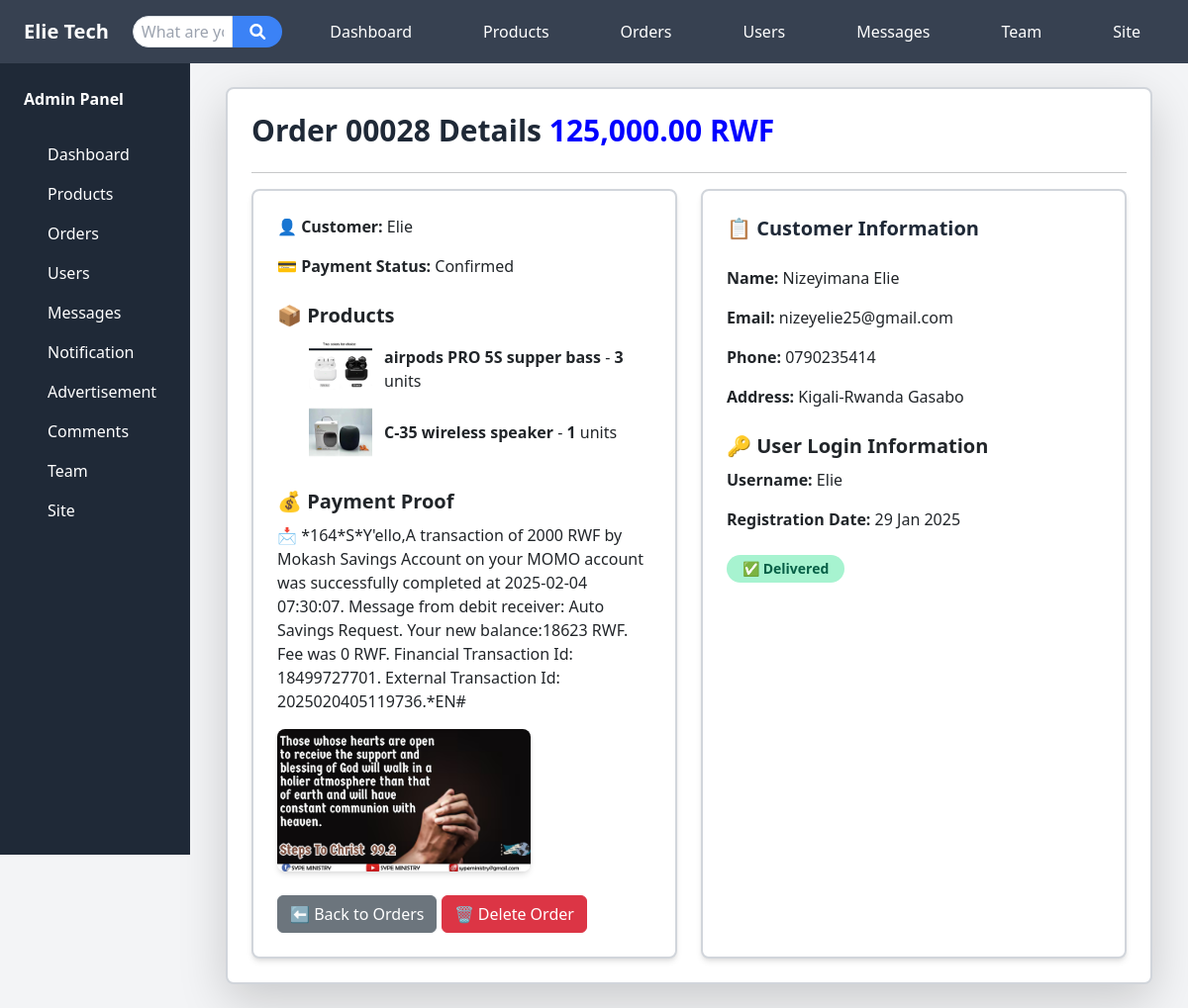
Screenshot of /admin_order/28/ with the database file from the repository.
### store/models.py (models this page shows, shortened)
class Order(models.Model):
    customer = models.ForeignKey('Customer', on_delete=models.CASCADE)
    total_price = models.DecimalField(max_digits=10, decimal_places=2)
    ordered_at = models.DateTimeField(auto_now_add=True)
    delivery_status = models.CharField(max_length=100, choices=[('Pending', 'Pending'), ('Shipped', 'Shipped'), ('Delivered', 'Delivered')], default='Pending')
    payment_message = models.TextField(blank=True, null=True)
    payment_image = models.ImageField(upload_to='payment_images/', blank=True, null=True)
    payment_status = models.CharField(
        choices=[('Pending', 'Pending'), ('Confirmed', 'Confirmed')],
        default='Pending', max_length=10
    )

class Customer(models.Model):
    user = models.OneToOneField(User, on_delete=models.CASCADE)
    phone_number = models.CharField(max_length=15)
    address = models.TextField()
    profile_picture = models.ImageField(upload_to='profile_pictures/', default='profile_pictures/profile.png', blank=True)

class OrderItem(models.Model):
    order = models.ForeignKey(Order, related_name='order_items', on_delete=models.CASCADE)
    product = models.ForeignKey('Product', on_delete=models.CASCADE)
    quantity = models.PositiveIntegerField()
    subtotal = models.DecimalField(max_digits=10, decimal_places=2)

class Product(models.Model):
    CATEGORY_CHOICES = [
        ('accessories', 'Accessories & Gadgets'),
        ("smartphones", "Smartphones & Accessories"),
        ("laptops", "Laptops & Computers"),
        ("tv_entertainment", "TVs & Home Entertainment"),
        ("audio", "Audio & Headphones"),
        ("gaming", "Gaming & Accessories"),
        ("cameras", "Cameras & Photography"),
        ("wearables", "Wearables & Smartwatches"),
        ("home_appliances", "Home Appliances"),
        ("networking", "Networking & Internet"),
        ("power", "Power & Batteries"),
        ("drones", "Drones & RC Gadgets"),
        ("diy", "DIY Electronics & Components"),
        ("office", "Office & Stationery Tech"),
        ("car_electronics", "Car Electronics"),
        ("security", "Security & Surveillance"),
        ("software", "Software & Apps"),
        ("other", "Other Electronics"),
    ]
    name = models.CharField(max_length=100)
    description = models.TextField()
    price = models.DecimalField(max_digits=10, decimal_places=0, default=0.0)
    expected_price = models.DecimalField(max_digits=10, decimal_places=2, default=0.0)
    stock = models.PositiveIntegerField(default=0)
    created_at = models.DateTimeField(auto_now_add=True)
    likes = models.ManyToManyField(User, related_name="liked_products", blank=True)
    comments = models.ManyToManyField(User, through="Comment", related_name="commented_products", blank=True)
    category = models.CharField(max_length=50, choices=CATEGORY_CHOICES, default="accessories")  # Category Field

class ProductImage(models.Model):
    product = models.ForeignKey(Product, related_name="product_images", on_delete=models.CASCADE)
    image = models.ImageField(upload_to='products/')
    main_image = models.BooleanField(default=False)

### store/views.py (the view)
# urls.py: path('admin_order/<int:order_id>/', views.admin_order_detail, name='admin_order_detail'),
def admin_order_detail(request, order_id):
    order = get_object_or_404(Order, id=order_id)
    return render(request, 'admin/order_detail.html', {'order': order})

### store/context_processors.py (called while the page is built)
def unread_message_count(request):
    unread_count = 0
    if request.user.is_authenticated:
        unread_count = Message.objects.filter(
            recipient=request.user,  # <-- Fix here
            is_read=False
        ).count()
    return {'unread_message_count': unread_count}

### templates/admin/order_detail.html (shortened to what this page needs)
{% extends 'admin/base.html' %}
{% load humanize %}
{% block content %}
<div class="bg-white rounded-lg shadow-lg p-6 border-2 border-gray-300">
    <h2 class="text-3xl font-bold mb-6 text-gray-800">Order 000{{ order.id }} Details   <strong style=" color:blue" >{{ order.total_price|intcomma  }} RWF</strong></h2>
    <hr>
    <div class="grid grid-cols-1 lg:grid-cols-2 gap-6">
        <div class="bg-white border-2 border-gray-300 p-6 rounded-lg shadow-md">
            <p><strong>👤 Customer:</strong> {{ order.customer.user.username }}</p>
            <p><strong>💳 Payment Status:</strong> {{ order.payment_status }}</p>
            <h3 class="text-xl font-bold mt-4">📦 Products</h3>
            <ul>
                {% for item in order.order_items.all %}
                    <li class="flex items-center space-x-3">
                        {% if item.product.product_images.all %}
                            <img src="{{ item.product.product_images.first.image.url }}"
                                 alt="{{ item.product.name }}"
                                 class="w-16 h-16 object-cover rounded-md">
                        {% else %}
                            <span class="w-16 h-16 bg-gray-300 rounded-md flex items-center justify-center text-sm text-gray-500">
                                No Image
                            </span>
                        {% endif %}
                        <div>
                            <strong>{{ item.product.name }}</strong> -
                            <span class="font-semibold">{{ item.quantity }}</span> units
                        </div>
                    </li>
                {% endfor %}
            </ul>
            <h3 class="text-xl font-bold mt-4">💰 Payment Proof</h3>
            {% if order.payment_message %}
                <p>📩 {{ order.payment_message }}</p>
            {% else %}
                <p class="text-gray-600 italic">⚠️ No payment message provided.</p>
            {% endif %}
            {% if order.payment_image %}
                <img src="{{ order.payment_image.url }}" alt="Payment Image" class="w-64 rounded-lg shadow-md mt-3">
            {% else %}
                <p class="text-gray-600 italic">⚠️ No payment image provided.</p>
            {% endif %}
            <div class="mt-6">
                <a href="{% url 'admin_orders' %}" class="btn btn-secondary">⬅️ Back to Orders</a>
                <form action="{% url 'delete_order' order.id %}" method="post" style="display:inline;">
                    <button type="submit" class="btn btn-danger" onclick="return confirm('Are you sure?')">🗑️ Delete Order</button>
                </form>
            </div>
        </div>
        <div class="bg-white border-2 border-gray-300 p-6 rounded-lg shadow-md">
            <h3 class="text-xl font-bold mb-4 text-gray-800">📋 Customer Information</h3>
            <p><strong>Name:</strong> {{ order.customer.user.first_name }} {{ order.customer.user.last_name }}</p>
            <p><strong>Email:</strong> {{ order.customer.user.email }}</p>
            <p><strong>Phone:</strong> {{ order.customer.phone_number }}</p>
            <p><strong>Address:</strong> {{ order.customer.address }}</p>
            <h3 class="text-xl font-bold mt-4">🔑 User Login Information</h3>
            <p><strong>Username:</strong> {{ order.customer.user.username }}</p>
            <p><strong>Registration Date:</strong> {{ order.customer.user.date_joined|date:"d M Y" }}</p>
            {% if order.payment_status == 'Confirmed' %}
                {% if order.delivery_status != 'Delivered' %}
                    <div class="mt-4">
                        <form method="post" action="{% url 'confirm_delivery' order.id %}">
                            {% csrf_token %}
                            <button type="submit"
                                    class="bg-yellow-600 text-white px-4 py-2 rounded-lg shadow hover:bg-yellow-700 transition duration-300 w-full md:w-full">
                                🚚 Confirm Delivery
                            </button>
                        </form>
                    </div>
                {% else %}
                    <div class="mt-4">
                        <span class="px-3 py-1 inline-flex text-sm font-semibold rounded-full bg-green-200 text-green-800">
                            ✅ Delivered
                        </span>
                    </div>
                {% endif %}
            {% endif %}
        </div>
    </div>
</div>
{% endblock %}

### rows the page displays
Order: id "28", total_price "125,000.00", customer.user.username "Elie", payment_status "Confirmed", payment_message "*164*S*Y'ello,A transaction of 2000 RWF by Mokash Savings Account on your MOMO account was successfully completed at 2025-02-04 07:30:07. Message from debit receiver: Auto Savings Request. Your new balance:18623 RWF. Fee was 0 RWF. Financial Transaction Id: 18499727701. External Transaction Id: 2025020405119736.*EN#", payment_image (picture), customer.user.first_name "Nizeyimana", customer.user.last_name "Elie", customer.user.email "nizeyelie25@gmail.com", customer.phone_number "0790235414", customer.address "Kigali-Rwanda Gasabo", customer.user.date_joined "29 Jan 2025"
OrderItem: product.product_images.first.image (picture), product.name "airpods PRO 5S supper bass", quantity "3"
OrderItem: product.product_images.first.image (picture), product.name "C-35 wireless speaker", quantity "1"
